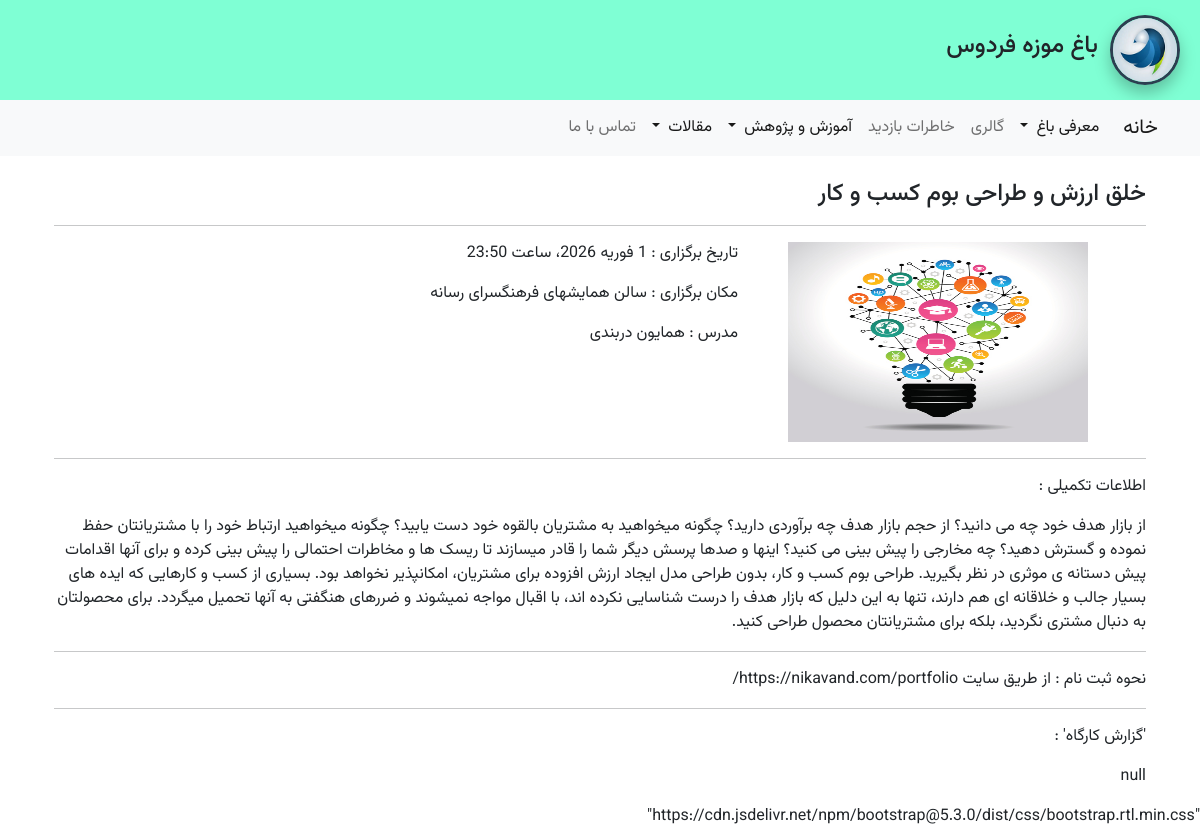
The page /workshop/workshop_detaile/1/ on the database its author committed.
### apps/workshop/models.py (models this page shows, shortened)
class Workshop (models.Model):
    id = models.AutoField(primary_key=True , verbose_name='کد کارگاه')
    title = models.CharField(max_length=200 , verbose_name='عنوان کارگاه')
    main_image = models.ImageField(upload_to=workshop_image_path, verbose_name='تصویر اصلی')
    date_event = models.DateTimeField(default=timezone.now , verbose_name='تاریخ و زمان برگزاری ')
    location = models.CharField(max_length=200 , verbose_name='مکان برگزاری')
    teacher = models.CharField(max_length=200 , verbose_name='مدرس')
    description = models.TextField(verbose_name='اطلاعات کارگاه ')
    register_way = models.TextField(verbose_name='نحوه ثبت نام')
    report_text = models.TextField(default='null' , null=True , verbose_name='متن گزارش کارگاه ')
    num_of_visit = models.IntegerField(default=0 , verbose_name='تعداد بازدید از گزارش')
    register_date = models.DateTimeField(default=timezone.now , verbose_name='تاریخ ثبت')
    is_active = models.BooleanField(default=False , verbose_name='وضعیت فعال / غیر فعال')
    workshop_statue = models.ForeignKey(WorkshopStatus , on_delete=models.CASCADE , verbose_name='وضعیت کارگاه')
    class Meta:
        verbose_name = 'کارگاه'
        verbose_name_plural = 'کارگاهها'
        db_table = ''

### apps/workshop/views.py (the view)
# urls.py: path('workshop_detaile/<int:id>/',views.workshop_detaile , name='workshop_detaile'),
def workshop_detaile(request,id):
    workshop_detaile = Workshop.objects.get(id=id)
    context = {
        'workshop_detaile': workshop_detaile
    }
    return render (request , 'workshop_app/workshop_detaile.html', context)

### apps/main/views.py (called while the page is built)
def media_admin(request):
    return {'media_url':settings.MEDIA_URL,}

### templates/workshop_app/workshop_detaile.html (shortened to what this page needs)
{% extends 'base.html' %}
{% block content %}
    <div class="container">
        <div class="caption">
            <h4>{{workshop_detaile.title}}</h4>
        </div>
        <hr>
       <section class="row g-3" style="margin-right: 50px; ">
                <div class="col-md-4">
                    <img src="{{workshop_detaile.main_image.url}}" alt="" class="img-300">
                </div>
                <div class="col-md-8">
                    <p>تاریخ برگزاری : {{workshop_detaile.date_event}}</p>
                    <p>مکان برگزاری : {{workshop_detaile.location }}</p>
                    <p>مدرس : {{workshop_detaile.teacher }}</p>
                </div>
       </section>
       <hr>
        <div>
            <p>اطلاعات تکمیلی  : </p>
            <p>{{workshop_detaile.description }}</p>
        </div>
        <hr>
        <div>
            <p style="text-align: justify;">نحوه ثبت نام : {{workshop_detaile.register_way }}</p>
        </div>
        <hr>
        <div>
        <p>'گزارش کارگاه' : </p>
        <p style="text-align: justify;">{{workshop_detaile.report_text }}</p>
        </div>
    </div>
{% endblock content %}

### static/css/style.css (style rules this page uses)
.body { direction: rtl; font-family: Vazirmatn; font-weight: 400; }
.img-300 { width: 300px; height: 200px; }

### rows shown on the page
Workshop: title "خلق ارزش و طراحی بوم کسب و کار", main_image (picture), date_event "1 فوریه 2026، ساعت 23:50", location "سالن همایشهای فرهنگسرای رسانه", teacher "همایون دربندی", description "از بازار هدف خود چه می دانید؟ از حجم بازار هدف چه برآوردی دارید؟ چگونه میخواهید به مشتریان بالقوه خود دست یابید؟ چگونه میخواهید ارتباط خود را با مشتریانتان حفظ نموده و گسترش دهید؟ چه مخارجی را پیش بینی می کنید؟ اینها و صدها پرسش دیگر شما را قادر میسازند تا ریسک ها و مخاطرات احتمالی را پیش بینی کرده و برای آنها اقدامات پیش دستانه ی موثری در نظر بگیرید. طراحی بوم کسب و کار، بدون طراحی مدل ایجاد ارزش افزوده برای مشتریان، امکانپذیر نخواهد بود. بسیاری از کسب و کارهایی که ایده های بسیار جالب و خلاقانه ای هم دارند، تنها به این دلیل که بازار هدف را درست شناسایی نکرده اند، با اقبال مواجه نمیشوند و ضررهای هنگفتی به آنها تحمیل میگردد. برای محصولتان به دنبال مشتری نگردید، بلکه برای مشتریانتان محصول…", register_way "از طریق سایت https://nikavand.com/portfolio/", report_text "null"
